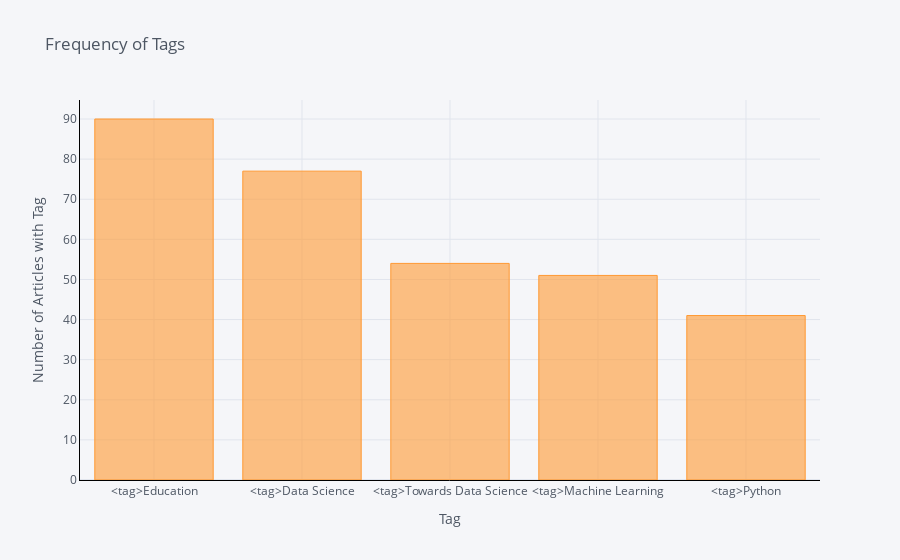

Notebook code cell kept with this figure:
### Code cell
df[[c for c in df if "<tag>" in c]].sum().iplot(
    kind="bar",
    xTitle="Tag",
    yTitle="Number of Articles with Tag",
    title="Frequency of Tags",
    linecolor="black",
    sortbars=True,
)

### Figure 1 — Plotly figure (JSON) as saved in the notebook; plotly's stock layout.template omitted (floating-point values rounded to 4 significant figures)
{"data": [{"marker": {"color": "rgba(255, 153, 51, 0.6)", "line": {"color": "rgba(255, 153, 51, 1.0)", "width": 1}}, "name": "None", "orientation": "v", "text": "", "type": "bar", "x": ["<tag>Education", "<tag>Data Science", "<tag>Towards Data Science", "<tag>Machine Learning", "<tag>Python"], "y": [90, 77, 54, 51, 41]}], "layout": {"legend": {"bgcolor": "#F5F6F9", "font": {"color": "#4D5663"}}, "paper_bgcolor": "#F5F6F9", "plot_bgcolor": "#F5F6F9", "title": {"font": {"color": "#4D5663"}, "text": "Frequency of Tags"}, "xaxis": {"gridcolor": "#E1E5ED", "linecolor": "black", "showgrid": true, "tickfont": {"color": "#4D5663"}, "title": {"font": {"color": "#4D5663"}, "text": "Tag"}, "zerolinecolor": "#E1E5ED"}, "yaxis": {"gridcolor": "#E1E5ED", "linecolor": "black", "showgrid": true, "tickfont": {"color": "#4D5663"}, "title": {"font": {"color": "#4D5663"}, "text": "Number of Articles with Tag"}, "zerolinecolor": "#E1E5ED"}}}
